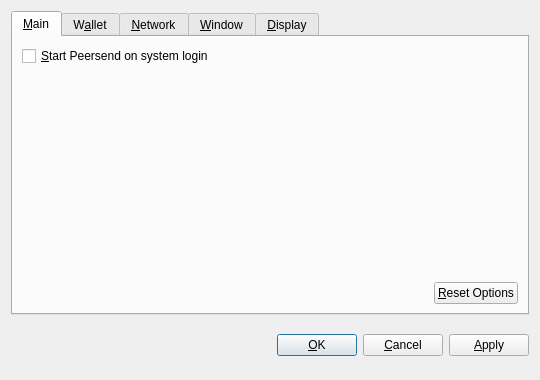
<?xml version="1.0" encoding="UTF-8"?>
<ui version="4.0">
 <class>OptionsDialog</class>
 <widget class="QDialog" name="OptionsDialog">
  <property name="geometry">
   <rect>
    <x>0</x>
    <y>0</y>
    <width>540</width>
    <height>380</height>
   </rect>
  </property>
  <property name="windowTitle">
   <string>Options</string>
  </property>
  <property name="modal">
   <bool>true</bool>
  </property>
  <layout class="QVBoxLayout" name="verticalLayout">
   <item>
    <widget class="QTabWidget" name="tabWidget">
     <property name="tabPosition">
      <enum>QTabWidget::North</enum>
     </property>
     <property name="currentIndex">
      <number>0</number>
     </property>
     <widget class="QWidget" name="tabMain">
      <attribute name="title">
       <string>&amp;Main</string>
      </attribute>
      <layout class="QVBoxLayout" name="verticalLayout_Main">
       <item>
        <widget class="QCheckBox" name="bitcoinAtStartup">
         <property name="toolTip">
          <string>Automatically start Peersend after logging in to the system.</string>
         </property>
         <property name="text">
          <string>&amp;Start Peersend on system login</string>
         </property>
        </widget>
       </item>
       <item>
        <spacer name="verticalSpacer_Main">
         <property name="orientation">
          <enum>Qt::Vertical</enum>
         </property>
         <property name="sizeHint" stdset="0">
          <size>
           <width>20</width>
           <height>40</height>
          </size>
         </property>
        </spacer>
       </item>
       <item>
        <layout class="QHBoxLayout" name="horizontalLayout_2_Main">
         <item>
          <spacer name="horizontalSpacer_2_Main">
           <property name="orientation">
            <enum>Qt::Horizontal</enum>
           </property>
           <property name="sizeHint" stdset="0">
            <size>
             <width>40</width>
             <height>20</height>
            </size>
           </property>
          </spacer>
         </item>
         <item>
          <widget class="QPushButton" name="resetButton">
           <property name="toolTip">
            <string>Reset all client options to default.</string>
           </property>
           <property name="text">
            <string>&amp;Reset Options</string>
           </property>
           <property name="autoDefault">
            <bool>false</bool>
           </property>
          </widget>
         </item>
        </layout>
       </item>
      </layout>
     </widget>
     <widget class="QWidget" name="tabWallet">
      <attribute name="title">
       <string>W&amp;allet</string>
      </attribute>
      <layout class="QVBoxLayout" name="verticalLayout_Network">
       <item>
        <widget class="QLabel" name="transactionFeeInfoLabel">
         <property name="text">
          <string>Optional transaction fee per kB that helps make sure your transactions are processed quickly. Most transactions are 1 kB.</string>
         </property>
         <property name="textFormat">
          <enum>Qt::PlainText</enum>
         </property>
         <property name="wordWrap">
          <bool>true</bool>
         </property>
        </widget>
       </item>
       <item>
        <layout class="QHBoxLayout" name="horizontalLayout_1_Main">
         <item>
          <widget class="QLabel" name="transactionFeeLabel">
           <property name="text">
            <string>Pay transaction &amp;fee</string>
           </property>
           <property name="textFormat">
            <enum>Qt::PlainText</enum>
           </property>
           <property name="buddy">
            <cstring>transactionFee</cstring>
           </property>
          </widget>
         </item>
         <item>
          <widget class="BitcoinAmountField" name="transactionFee"/>
         </item>
         <item>
          <spacer name="horizontalSpacer_1_Main">
           <property name="orientation">
            <enum>Qt::Horizontal</enum>
           </property>
           <property name="sizeHint" stdset="0">
            <size>
             <width>40</width>
             <height>20</height>
            </size>
           </property>
          </spacer>
         </item>
        </layout>
       </item>
       <item>
        <widget class="QLabel" name="label">
         <property name="text">
          <string>If you disable the spending of unconfirmed change, the change from a transaction cannot be used until that transaction has at least one confirmation. This also affects how your balance is computed.</string>
         </property>
         <property name="wordWrap">
          <bool>true</bool>
         </property>
        </widget>
       </item>
       <item>
        <widget class="QCheckBox" name="spendZeroConfChange">
         <property name="text">
          <string>Spend unconfirmed change  (experts only)</string>
         </property>
        </widget>
       </item>
       <item>
        <spacer name="verticalSpacer">
         <property name="orientation">
          <enum>Qt::Vertical</enum>
         </property>
         <property name="sizeHint" stdset="0">
          <size>
           <width>20</width>
           <height>40</height>
          </size>
         </property>
        </spacer>
       </item>
      </layout>
     </widget>
     <widget class="QWidget" name="tabNetwork">
      <attribute name="title">
       <string>&amp;Network</string>
      </attribute>
      <layout class="QVBoxLayout" name="verticalLayout_Network">
       <item>
        <widget class="QCheckBox" name="mapPortUpnp">
         <property name="toolTip">
          <string>Automatically open the Peersend client port on the router. This only works when your router supports UPnP and it is enabled.</string>
         </property>
         <property name="text">
          <string>Map port using &amp;UPnP</string>
         </property>
        </widget>
       </item>
       <item>
        <widget class="QCheckBox" name="connectSocks">
         <property name="toolTip">
          <string>Connect to the Peersend network through a SOCKS proxy (e.g. when connecting through Tor).</string>
         </property>
         <property name="text">
          <string>&amp;Connect through SOCKS proxy:</string>
         </property>
        </widget>
       </item>
       <item>
        <layout class="QHBoxLayout" name="horizontalLayout_Network">
         <item>
          <widget class="QLabel" name="proxyIpLabel">
           <property name="text">
            <string>Proxy &amp;IP:</string>
           </property>
           <property name="textFormat">
            <enum>Qt::PlainText</enum>
           </property>
           <property name="buddy">
            <cstring>proxyIp</cstring>
           </property>
          </widget>
         </item>
         <item>
          <widget class="QValidatedLineEdit" name="proxyIp">
           <property name="maximumSize">
            <size>
             <width>140</width>
             <height>16777215</height>
            </size>
           </property>
           <property name="toolTip">
            <string>IP address of the proxy (e.g. 127.0.0.1)</string>
           </property>
          </widget>
         </item>
         <item>
          <widget class="QLabel" name="proxyPortLabel">
           <property name="text">
            <string>&amp;Port:</string>
           </property>
           <property name="textFormat">
            <enum>Qt::PlainText</enum>
           </property>
           <property name="buddy">
            <cstring>proxyPort</cstring>
           </property>
          </widget>
         </item>
         <item>
          <widget class="QLineEdit" name="proxyPort">
           <property name="maximumSize">
            <size>
             <width>55</width>
             <height>16777215</height>
            </size>
           </property>
           <property name="toolTip">
            <string>Port of the proxy (e.g. 9050)</string>
           </property>
          </widget>
         </item>
         <item>
          <widget class="QLabel" name="socksVersionLabel">
           <property name="text">
            <string>SOCKS &amp;Version:</string>
           </property>
           <property name="textFormat">
            <enum>Qt::PlainText</enum>
           </property>
           <property name="buddy">
            <cstring>socksVersion</cstring>
           </property>
          </widget>
         </item>
         <item>
          <widget class="QValueComboBox" name="socksVersion">
           <property name="toolTip">
            <string>SOCKS version of the proxy (e.g. 5)</string>
           </property>
          </widget>
         </item>
         <item>
          <spacer name="horizontalSpacer_Network">
           <property name="orientation">
            <enum>Qt::Horizontal</enum>
           </property>
           <property name="sizeHint" stdset="0">
            <size>
             <width>40</width>
             <height>20</height>
            </size>
           </property>
          </spacer>
         </item>
        </layout>
       </item>
       <item>
        <spacer name="verticalSpacer_Network">
         <property name="orientation">
          <enum>Qt::Vertical</enum>
         </property>
         <property name="sizeHint" stdset="0">
          <size>
           <width>20</width>
           <height>40</height>
          </size>
         </property>
        </spacer>
       </item>
      </layout>
     </widget>
     <widget class="QWidget" name="tabWindow">
      <attribute name="title">
       <string>&amp;Window</string>
      </attribute>
      <layout class="QVBoxLayout" name="verticalLayout_Window">
       <item>
        <widget class="QCheckBox" name="minimizeToTray">
         <property name="toolTip">
          <string>Show only a tray icon after minimizing the window.</string>
         </property>
         <property name="text">
          <string>&amp;Minimize to the tray instead of the taskbar</string>
         </property>
        </widget>
       </item>
       <item>
        <widget class="QCheckBox" name="minimizeOnClose">
         <property name="toolTip">
          <string>Minimize instead of exit the application when the window is closed. When this option is enabled, the application will be closed only after selecting Quit in the menu.</string>
         </property>
         <property name="text">
          <string>M&amp;inimize on close</string>
         </property>
        </widget>
       </item>
       <item>
        <spacer name="verticalSpacer_Window">
         <property name="orientation">
          <enum>Qt::Vertical</enum>
         </property>
         <property name="sizeHint" stdset="0">
          <size>
           <width>20</width>
           <height>40</height>
          </size>
         </property>
        </spacer>
       </item>
      </layout>
     </widget>
     <widget class="QWidget" name="tabDisplay">
      <attribute name="title">
       <string>&amp;Display</string>
      </attribute>
      <layout class="QVBoxLayout" name="verticalLayout_Display">
       <item>
        <layout class="QHBoxLayout" name="horizontalLayout_1_Display">
         <item>
          <widget class="QLabel" name="langLabel">
           <property name="text">
            <string>User Interface &amp;language:</string>
           </property>
           <property name="textFormat">
            <enum>Qt::PlainText</enum>
           </property>
           <property name="buddy">
            <cstring>lang</cstring>
           </property>
          </widget>
         </item>
         <item>
          <widget class="QValueComboBox" name="lang">
           <property name="toolTip">
            <string>The user interface language can be set here. This setting will take effect after restarting Peersend.</string>
           </property>
          </widget>
         </item>
        </layout>
       </item>
       <item>
        <layout class="QHBoxLayout" name="horizontalLayout_2_Display">
         <item>
          <widget class="QLabel" name="unitLabel">
           <property name="text">
            <string>&amp;Unit to show amounts in:</string>
           </property>
           <property name="textFormat">
            <enum>Qt::PlainText</enum>
           </property>
           <property name="buddy">
            <cstring>unit</cstring>
           </property>
          </widget>
         </item>
         <item>
          <widget class="QValueComboBox" name="unit">
           <property name="toolTip">
            <string>Choose the default subdivision unit to show in the interface and when sending coins.</string>
           </property>
          </widget>
         </item>
        </layout>
       </item>
       <item>
        <widget class="QCheckBox" name="displayAddresses">
         <property name="toolTip">
          <string>Whether to show Peersend addresses in the transaction list or not.</string>
         </property>
         <property name="text">
          <string>&amp;Display addresses in transaction list</string>
         </property>
        </widget>
       </item>
       <item>
        <widget class="QCheckBox" name="coinControlFeatures">
         <property name="toolTip">
          <string>Whether to show coin control features or not.</string>
         </property>
         <property name="text">
          <string>Display coin &amp;control features (experts only!)</string>
         </property>
        </widget>
       </item>
       <item>
        <spacer name="verticalSpacer_Display">
         <property name="orientation">
          <enum>Qt::Vertical</enum>
         </property>
         <property name="sizeHint" stdset="0">
          <size>
           <width>20</width>
           <height>40</height>
          </size>
         </property>
        </spacer>
       </item>
      </layout>
     </widget>
    </widget>
   </item>
   <item>
    <layout class="QHBoxLayout" name="horizontalLayout_Buttons">
     <item>
      <spacer name="horizontalSpacer_1">
       <property name="orientation">
        <enum>Qt::Horizontal</enum>
       </property>
       <property name="sizeHint" stdset="0">
        <size>
         <width>40</width>
         <height>48</height>
        </size>
       </property>
      </spacer>
     </item>
     <item>
      <widget class="QLabel" name="statusLabel">
       <property name="font">
        <font>
         <weight>75</weight>
         <bold>true</bold>
        </font>
       </property>
       <property name="text">
        <string/>
       </property>
       <property name="textFormat">
        <enum>Qt::PlainText</enum>
       </property>
       <property name="wordWrap">
        <bool>true</bool>
       </property>
      </widget>
     </item>
     <item>
      <spacer name="horizontalSpacer_2">
       <property name="orientation">
        <enum>Qt::Horizontal</enum>
       </property>
       <property name="sizeHint" stdset="0">
        <size>
         <width>40</width>
         <height>48</height>
        </size>
       </property>
      </spacer>
     </item>
     <item>
      <widget class="QPushButton" name="okButton">
       <property name="text">
        <string>&amp;OK</string>
       </property>
      </widget>
     </item>
     <item>
      <widget class="QPushButton" name="cancelButton">
       <property name="text">
        <string>&amp;Cancel</string>
       </property>
       <property name="autoDefault">
        <bool>false</bool>
       </property>
      </widget>
     </item>
     <item>
      <widget class="QPushButton" name="applyButton">
       <property name="text">
        <string>&amp;Apply</string>
       </property>
       <property name="autoDefault">
        <bool>false</bool>
       </property>
      </widget>
     </item>
    </layout>
   </item>
  </layout>
 </widget>
 <customwidgets>
  <customwidget>
   <class>BitcoinAmountField</class>
   <extends>QSpinBox</extends>
   <header>bitcoinamountfield.h</header>
  </customwidget>
  <customwidget>
   <class>QValueComboBox</class>
   <extends>QComboBox</extends>
   <header>qvaluecombobox.h</header>
  </customwidget>
  <customwidget>
   <class>QValidatedLineEdit</class>
   <extends>QLineEdit</extends>
   <header>qvalidatedlineedit.h</header>
  </customwidget>
 </customwidgets>
 <resources/>
 <connections/>
</ui>
